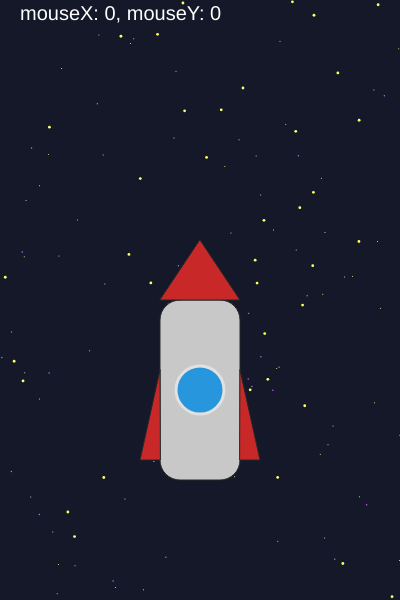
Frame 1 (no input)
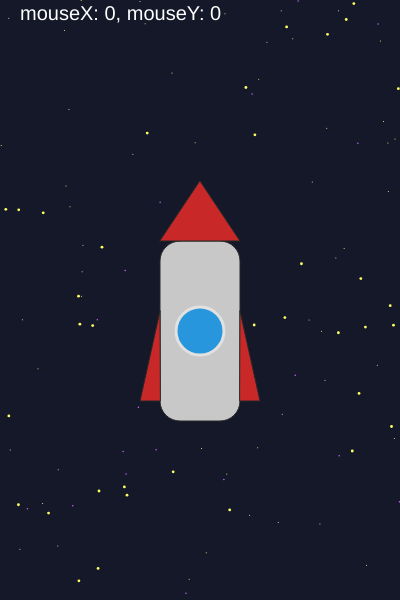
Frame 60 (no input)
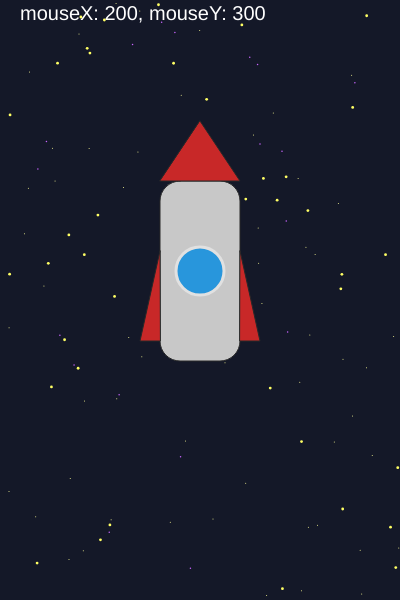
Frame 120 (the mouse pressed at the canvas centre since frame 60)

The p5.js sketch that drew these frames (run headless with seeded random() and noise() and a simulated clock; from frame 60 on, the mouse is pressed at the canvas centre):

// p5.js sketch
// ── sketch.js
let xMax = 400;
let yMax = 600;

let xRazzo = xMax/2;
let yRazzo = yMax*0.6;



function setup() {
  createCanvas(xMax, yMax);
}

function draw() {
  background(20, 24, 40);
  //mostrare un testo di colore bianco che dice le coordinate del mouse sul foglio
  fill(255); //bianco
  textSize(20);
  //stringa, x,y
  text("mouseX: " + mouseX + ", mouseY: " + mouseY,20,20);
  
  //contesto di disegno
  
  
  //disegnare 120 stelle ellipse
  push();

  //for(let i=0; i < 40; i++){
    //let starX =(i*37) % width +(i%3) * 5;
    //let starY = ((i*73) % height) + (i%7);
    //fill(255, 255, 150);
    //ellipse(starX,starY,5);}
  noStroke();

  //for(let i=0; i < 120; i++){
    //let starX =(i*37) % width +(i%3) * 5;
    //let starY = ((i*73) % height) + (i%7);
    //operatore di modulo %
    //stella a quando i è pari
    //if(i % 2 ==0){
      //stella tipo a
    //fill(255, 255, 150);
    //ellipse(starX,starY,1);
    //per ogni i che è divisibile per 3
    //}else if(i % 3 ==0){
      //stella b
    //fill(200, 100, 255);
    //ellipse(starX,starY,1.5);
    //}else{
      //stella c
    //fill(255, 255, 100);
    //ellipse(starX,starY,2.8);
    //}
  //}
    
    
 frameRate();
  for(let i=0; i < 120; i++){
    let starX = random (0, xMax);
    let starY = random (0, yMax);
    //operatore di modulo %
    //stella a quando i è pari
    if(i % 2 ==0){
      //stella tipo a
    fill(255, 255, 150);
    ellipse(starX,starY,1);
    //per ogni i che è divisibile per 3
    }else if(i % 3 ==0){
      //stella b
    fill(200, 100, 255);
    ellipse(starX,starY,1.5);
    }else{
      //stella c
    fill(255, 255, 100);
    ellipse(starX,starY,2.8);
    }
  }
  

  pop();

  push();
  fill(200);
  stroke(40);
  //alternativa di disegno
  rectMode(CENTER);
  rect(xRazzo, yRazzo+30, 80, 180,20);
  
  //cerchio
  fill(40, 150, 220);
  stroke(225);
  strokeWeight(3);
  ellipse(xRazzo, yRazzo+30, 48, 48);
  //circle( 250, 250, 30, 30)

  //triangolo
  fill(200, 40,40);
  stroke(40);
  strokeWeight(1);
  triangle(xRazzo-40, yRazzo-60, xRazzo+40, yRazzo-60, xRazzo, yRazzo-120);

  fill(200, 40,40);
  triangle(xRazzo-40, yRazzo+100, xRazzo-60, yRazzo+100, xRazzo-40, yRazzo+10);
  triangle(xRazzo+40, yRazzo+100, xRazzo+60, yRazzo+100, xRazzo+40, yRazzo+10);

  //finire il contesto
  pop();

  yRazzo = yRazzo -1;
  //quando la yrazzo sarà oltre una certa soglia allora resettare la yrazzo
  let soglia = - (yMax*0.6);
  if(yRazzo < soglia){
    yRazzo = yMax;
  }
}
